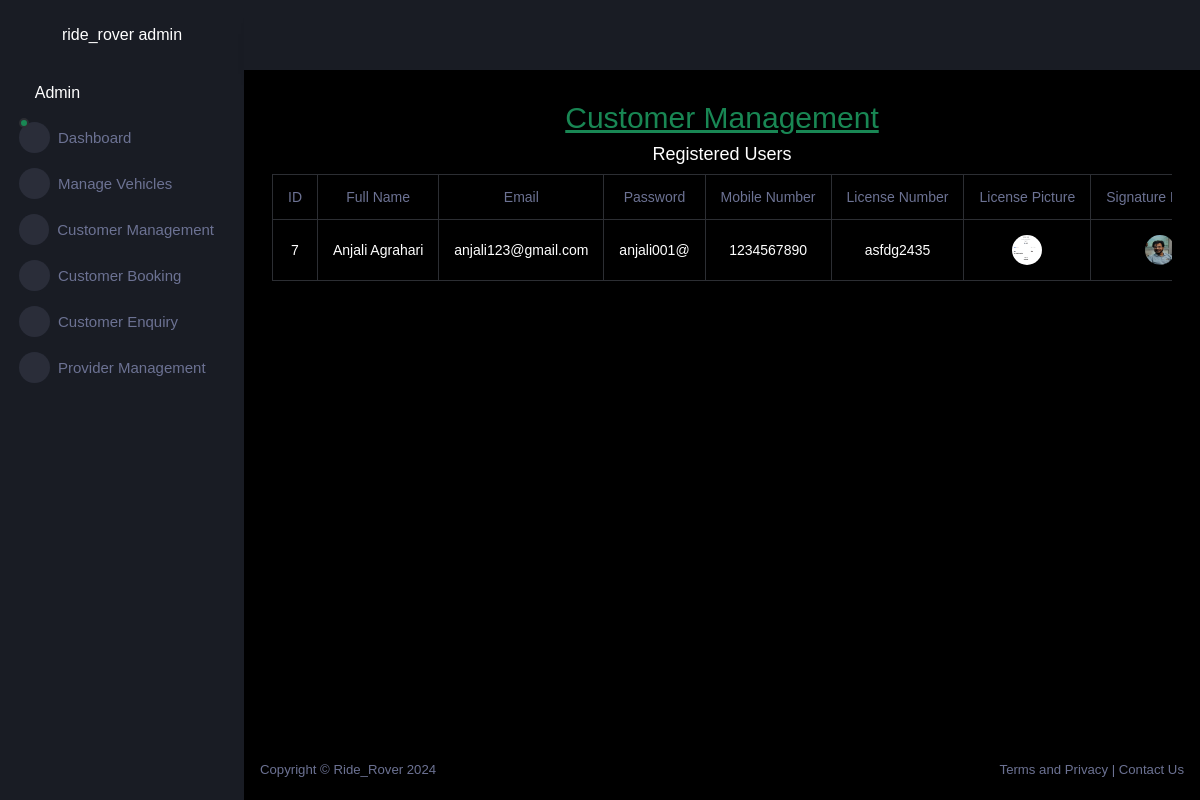
/adminapp/custmng/, run on the app's committed database.
### user/models.py (models this page shows)
class Registration(models.Model):
    fullname = models.CharField(max_length=255)
    emailid = models.EmailField(unique=True)
    password = models.CharField(max_length=20, default='default_value')
    mob_number = models.CharField(max_length=15)
    licensenumber = models.CharField(max_length=100)
    licensepic = models.FileField(upload_to="")
    userpic = models.FileField(upload_to="")
    signpic = models.FileField(upload_to="")
    date_registered = models.DateTimeField(auto_now_add=True)

### adminapp/views.py (the view)
# urls.py: path('custmng/', views.custmng, name='custmng'),
def custmng(request):
    users = Registration.objects.all()
    context = {
        'users': users,
    }
    return render(request, 'custmng.html', {'users': users})

### adminapp/templates/custmng.html (shortened to what this page needs)
{% extends 'adminparent.html' %}
{% block body %}
<h2 class="text-center text-success"><u>Customer Management</u></h2>
    <h4 class="text-center">Registered Users</h4>
    <div style="overflow-x: auto;">
    <table class="table table-bordered table-responsive text-white ">
        <thead class="text-center">
            <tr>
                <th>ID</th>
                <th>Full Name</th>
                <th>Email</th>
                <th>Password</th>
                <th>Mobile Number</th>
                <th>License Number</th>
                <th>License Picture</th>
                <th>Signature Picture</th>
            </tr>
        </thead>
        <tbody class="text-center">
            {% for user in users %}
            <tr>
                <td>{{ user.id }}</td>
                <td>{{ user.fullname }}</td>
                <td>{{ user.emailid }}</td>
                <td>{{ user.password }}</td>
                <td>{{ user.mob_number }}</td>
                <td>{{ user.licensenumber }}</td>
                <td><img src="{{ user.licensepic.url }}" alt="License" width="100"></td>
                <td><img src="{{ user.signpic.url }}" alt="Signature" width="100"></td>
            </tr>
            {% endfor %}
        </tbody>
        </div>
</div>
    {% endblock %}

### adminapp/templates/adminparent.html (style rules this page uses)
::placeholder { color: white !important; }

### data on the page
Registration: id "7", fullname "Anjali Agrahari", emailid "anjali123@gmail.com", password "anjali001@", mob_number "1234567890", licensenumber "asfdg2435", licensepic (picture), signpic (picture)
